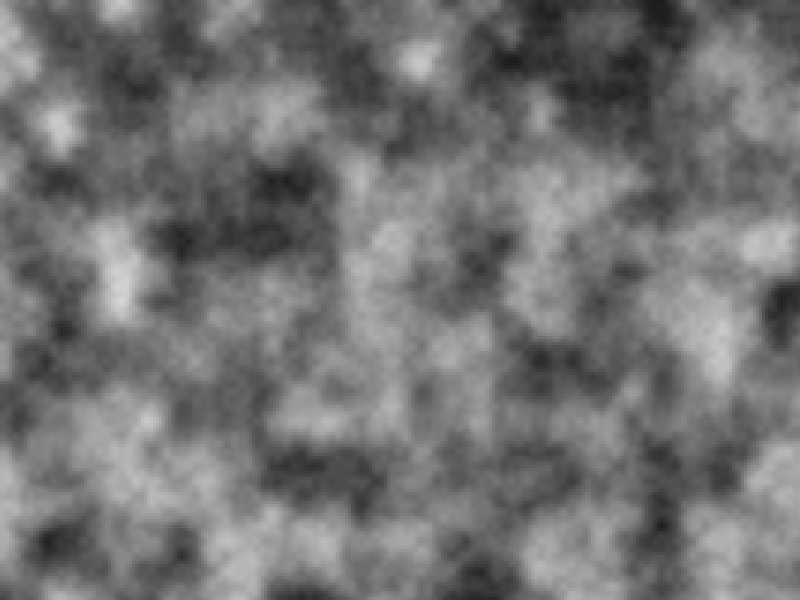
Frame 1 (no input)
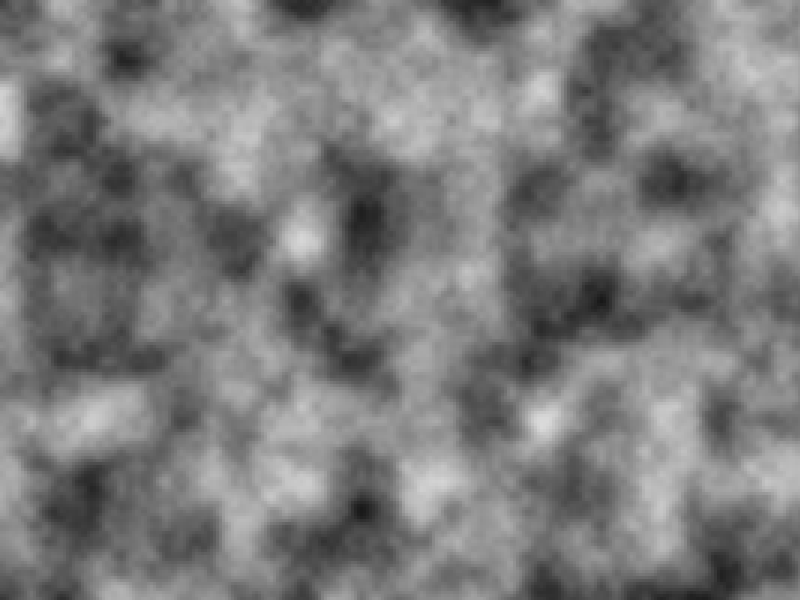
Frame 2 (the mouse pressed at the canvas centre, redrawn once)

The Processing sketch that drew these frames (run headless with seeded random() and noise(); the mouse was pressed at the canvas centre and the sketch redrawn once):

// Processing sketch: sketch_04_noise_2dimensions
// ── sketch_04_noise_2dimensions.pde
float noise_param_x = 0;
float noise_param_y = 0;
float noise_step = 0.05;
int rectSize = 3;

void setup(){
 size(800,600);
 noStroke();
 noLoop();
  
}


void draw(){
    
  background(0);
  for(int y = 0; y < height; y+=rectSize){
    for(int x = 0; x < width; x+=rectSize){
      
      float gray = noise(noise_param_x, noise_param_y) * 255;
      fill(gray);
      rect(x,y,rectSize,rectSize);
      
      noise_param_x += noise_step;

    }
    
    noise_param_x = 0;
    noise_param_y += noise_step;
  }
 
}
